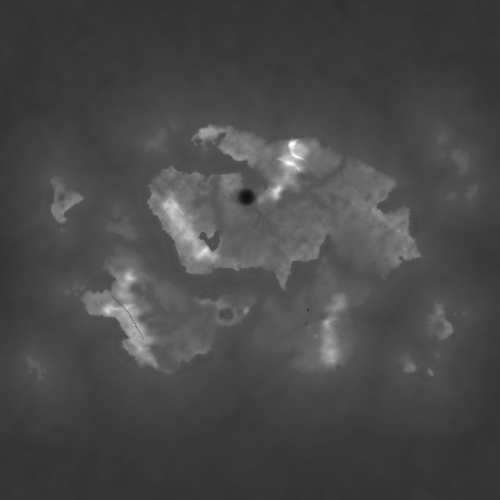
#> input picture Art/World/atlas/hmap.png, 1000 x 1000 px, found by its file name (shown at 1/2 size)
$ python make_chunks.py ../../Art/World/atlas/hmap.png ../../Art/World/atlas/regions.png
#> lines starting #> are read from the running program, lines starting #| are printed output that depends on the picture; after the words box and inside, x2 and y2 are one past the last pixel; in counts of white or black regions, pixels touching at a corner belong together
"""Divide the Lyris map into Genshin-style chunks: regions -> areas -> subareas, each with a release wave."""
import json, sys, numpy as np
from PIL import Image, ImageDraw, ImageFont, ImageFilter
from scipy import ndimage

ATLAS = sys.argv[1]; OUT = sys.argv[2]
N = 1000; M = 25.0  # px, metres per px
hm = np.array(Image.open(f"{ATLAS}/hmap.png").convert("L")).astype(float)
Y = hm * 1.5 - 64
land = Y > 63.5
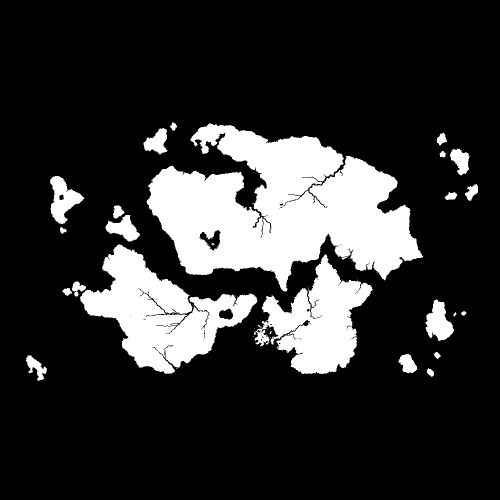
#> land: shape (1000, 1000) bool (shown at 1/2 size); 18.9% white; 44 white regions (21 under 20 px), largest, box (x1, y1, x2, y2) and area: (293, 247, 846, 583) 105637, (160, 489, 515, 748) 40037, (508, 509, 746, 748) 27809
reg = np.array(Image.open(f"{ATLAS}/regions.png"))
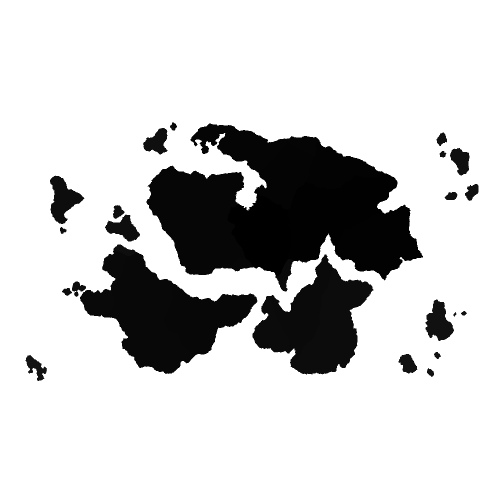
#> input picture Art/World/atlas/regions.png, 1000 x 1000 px, found by its file name (shown at 1/2 size)
#> reg is the input picture: shape (1000, 1000); min 0, max 255, mean 206
xs = (np.arange(N) + 0.5) * M - 12500
X, Z = np.meshgrid(xs, xs)

# Release waves (Genshin-style versions). 1.0 is Moonharbor only.
WAVES = {
    "1.0": "Moonharbor",
    "1.1": "The North Road",
    "1.2": "The River Country",
    "1.3": "The West Mountains",
    "1.4": "The White North",
    "1.5": "The East Cape",
    "2.0": "Saltreach and Greengrace",
    "3.0": "Sunreach",
    "4.0": "The Outer Isles",
}

# (id, name, region, wave, seed X, seed Z, server regions it may take land from)
# Names marked * in the doc are new working names.
SUB = [
    # ---- 1.0 Moonharbor ----
    ("M1", "Moonharbor (the town)",        "Quiet Reach", "1.0",   360, -2340, [0, 4, 6]),
    ("M2", "Keep Hill",                    "Quiet Reach", "1.0",   780, -2620, [0, 4]),
    ("M3", "Wayside Fields",               "Quiet Reach", "1.0",   420, -1750, [0]),
    ("M4", "Mistwater Shore",              "Quiet Reach", "1.0",  -520, -2350, [0, 6]),
    # ---- 1.1 North Road ----
    ("N1", "Observatory Rise",             "Quiet Reach", "1.1",  1350, -3000, [4, 0]),
    ("N2", "The Delvers' Uplands",         "Quiet Reach", "1.1",  1600, -3850, [4, 5]),
    # ---- 1.2 River country (heart of the Reach) ----
    ("R1", "Hollowmere and the Herring Road", "Quiet Reach", "1.2", -500, -1050, [0]),
    ("R2", "The Strait Shore",             "Quiet Reach", "1.2",   650,  -150, [0]),
    ("R3", "The Heartland",                "Quiet Reach", "1.2",  2300, -1700, [1]),
    ("R4", "Glowmere",                     "Quiet Reach", "1.2",  3000, -2700, [1, 3]),
    ("R5", "The Steaming Fields",          "Quiet Reach", "1.2",  3700,  -650, [1]),
    # ---- 1.3 West mountains (region 6) ----
    ("W1", "The Great Lake",               "Quiet Reach", "1.3", -1650, -1900, [6]),
    ("W2", "The Ladder Lakes",             "Quiet Reach", "1.3", -3300, -3300, [6]),
    ("W3", "The Mistwall Coast",           "Quiet Reach", "1.3", -4500, -2200, [6]),
    ("W4", "The Grey Peaks",               "Quiet Reach", "1.3", -2900,  -500, [6]),
    # ---- 1.4 White north (region 5, 3) ----
    ("F1", "The Sisterfjord",              "Quiet Reach", "1.4", -1700, -5700, [5]),
    ("F2", "The Glacier Ridge",            "Quiet Reach", "1.4",  1500, -5000, [5, 4]),
    ("F3", "Skyshoals",                    "Quiet Reach", "1.4",  4300, -4100, [3]),
    # ---- 1.5 East cape (region 1 east, 2) ----
    ("E1", "Elderheart",                   "Quiet Reach", "1.5",  5300, -2600, [1, 3]),
    ("E2", "The High Table",               "Quiet Reach", "1.5",  6500, -1100, [2]),
    ("E3", "The Long Door Cape",           "Quiet Reach", "1.5",  7600,   300, [2]),
    # ---- 2.0 Saltreach and Greengrace ----
    ("S1", "The Crater Lake",              "Greengrace",  "2.0", -1100,  3200, [7]),
    ("S2", "Greengrace Meadows",           "Greengrace",  "2.0", -2500,  2500, [7, 8]),
    ("S3", "The Southern Greenwood",       "Greengrace",  "2.0", -2600,  4400, [7, 8]),
    ("S4", "The Glass Dunes",              "Saltreach",   "2.0", -4200,  1800, [8]),
    ("S5", "The Skyfall Spine",            "Saltreach",   "2.0", -5500,  3700, [8]),
    ("S6", "The Badlands",                 "Saltreach",   "2.0", -4300,  5000, [8]),
    ("S7", "The Hexstone Cape",            "Saltreach",   "2.0", -7300,  1900, [9]),
    # ---- 3.0 Sunreach ----
    ("U1", "The Sunreach Plains",          "Sunreach",    "3.0",  2600,  2400, [10]),
    ("U2", "The Thunder Curtain",          "Sunreach",    "3.0",  1300,  4200, [11, 10]),
    ("U3", "The Sunstair Volcano",         "Sunreach",    "3.0",  4000,  4600, [12]),
    ("U4", "The Jungle Coast",             "Sunreach",    "3.0",  4800,  2600, [12]),
    # ---- 4.0 Outer isles (existing islands on the map) ----
    ("O1", "Westwatch",                    "Outer Isles", "4.0", -9360, -2546, [13]),
    ("O2", "The Birchholms",               "Outer Isles", "4.0", -6400, -1300, [14]),
    ("O3", "Snowcap",                      "Outer Isles", "4.0", -4500, -5500, [15]),
    ("O4", "The Flowerholms",              "Outer Isles", "4.0", 10000, -4400, [16]),
    ("O6", "Blossom Isle",                 "Outer Isles", "4.0",  9429,  3610, [17]),
    ("O7", "The Bamboo Isles",             "Outer Isles", "4.0",  8500,  5700, [18]),
    ("O8", "Glowcap Hollow",               "Outer Isles", "4.0",-10717,  5862, [19]),
]
# The town is an exact box from the gazetteer, not a Voronoi cell.
TOWN = (100, 620, -2565, -2120)

# Sea zones (the boat needs water to sail in). Rectangles in block X, Z; water only.
SEA = [  # (id, name, wave, circles (X, Z, radius m)); water only
    ("H1", "Starfall Bay",      "1.0", [(-180, -2640, 640), (60, -2900, 420)]),
    ("H2", "The Lampwick Gulf", "1.0", [(150, -3450, 700), (-500, -3950, 900), (-1500, -4250, 1000), (-2500, -4450, 950)]),
]

# --- assign land ---
def assign(allowed):
    lab = np.full((N, N), -1, int); best = np.full((N, N), np.inf)
    for i, (cid, name, R, w, sx, sz, regs) in enumerate(SUB):
        if not allowed(i):
            continue
        ok = land & np.isin(reg, regs)
        d = np.hypot(X - sx, Z - sz) + np.where(reg == regs[0], 0, 700)
        d = np.where(ok, d, np.inf)
        m = d < best; lab[m] = i; best[m] = d[m]
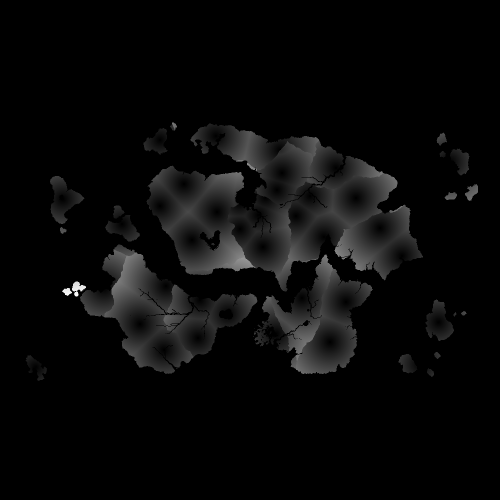
#> best: shape (1000, 1000) float64 (shown at 1/2 size); 81.09% of the values are NaN or infinite; the others: min 4.53, max 4911.9, mean 935.2; drawn with min black, max white, NaN and infinite black
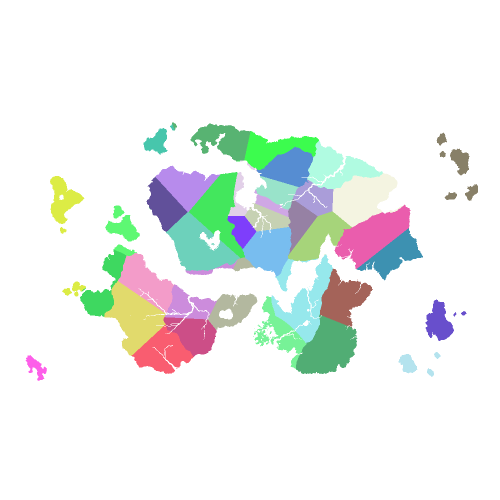
#> lab: shape (1000, 1000) int64 (shown at 1/2 size); 39 distinct labels, from -1 to 38; one colour per label, 0 black, -1 white
#> ok: shape (1000, 1000) bool; 0.09% white; 1 white region, box (x1, y1, x2, y2) and area: (51, 710, 94, 762) 943
    rest = land & (lab < 0)
#> rest: shape (1000, 1000) bool; every value is 0
    if rest.any():
        idx = ndimage.distance_transform_edt(lab < 0, return_distances=False, return_indices=True)
        lab[rest] = lab[idx[0][rest], idx[1][rest]]
    return lab
lab = assign(lambda i: SUB[i][0] != "M1")
# Moonharbor (1.0) stays small: its chunks keep only land within 2 km of the town square.
far = np.hypot(X - 300, Z + 2300) > 2000
other = assign(lambda i: SUB[i][3] != "1.0")
#> after the loop in assign (call 2), `for i, (cid, name, R, w, sx, sz, regs) in enumerate(SUB):`: lab: shape (1000, 1000) int64; 36 distinct labels, from -1 to 38
is10 = np.isin(lab, [i for i, t in enumerate(SUB) if t[3] == "1.0"])
#> is10: shape (1000, 1000) bool; 0.55% white; 6 white regions (2 under 20 px), largest, box (x1, y1, x2, y2) and area: (505, 380, 581, 459) 2883, (456, 344, 520, 453) 1942, (507, 433, 541, 463) 547, (494, 325, 511, 340) 85
lab[is10 & far] = other[is10 & far]
#> lab: shape (1000, 1000) int64; 39 distinct labels, from -1 to 38
# the town is an exact box from the gazetteer
tm = land & (X >= TOWN[0]) & (X <= TOWN[1]) & (Z >= TOWN[2]) & (Z <= TOWN[3])
#> tm: shape (1000, 1000) bool; 0.03% white; 1 white region, box (x1, y1, x2, y2) and area: (505, 397, 525, 415) 273
lab[tm] = 0
#> lab: shape (1000, 1000) int64; 40 distinct labels, from -1 to 38

sea_lab = np.full((N, N), -1, int)
for j, (sid, name, w, circles) in enumerate(SEA):
    inside = np.zeros((N, N), bool)
    for cx, cz, rad in circles:
        inside |= np.hypot(X - cx, Z - cz) <= rad
    m = (~land) & inside & (sea_lab < 0)
    sea_lab[m] = j
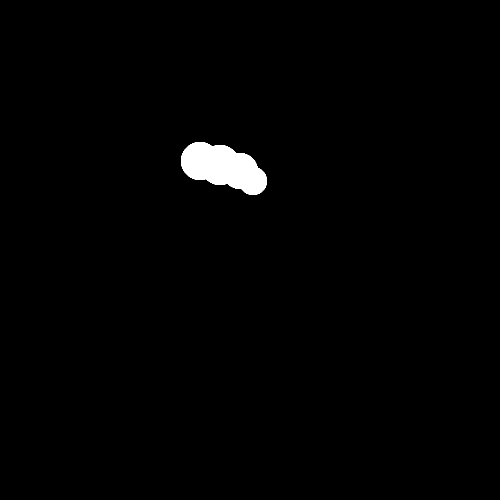
#> inside: shape (1000, 1000) bool (shown at 1/2 size); 1.2% white; 1 white region, box (x1, y1, x2, y2) and area: (362, 284, 534, 390) 11641
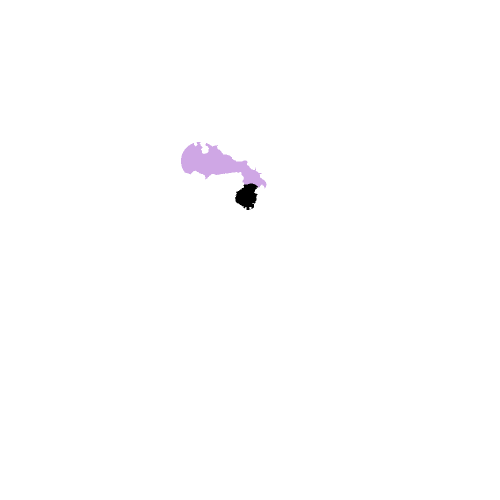
#> sea_lab: shape (1000, 1000) int64 (shown at 1/2 size); 3 distinct labels, from -1 to 1; one colour per label, 0 black, -1 white

# --- stats ---
px_km2 = (M * M) / 1e6
rows = []
for i, (cid, name, R, w, sx, sz, regs) in enumerate(SUB):
    m = lab == i
    if not m.any():
        print("EMPTY", cid); continue
    rows.append(dict(id=cid, name=name, region=R, wave=w, wave_name=WAVES[w],
                     land_km2=round(m.sum() * px_km2, 2),
                     centre=[int(X[m].mean()), int(Z[m].mean())],
                     bbox=[int(X[m].min()), int(X[m].max()), int(Z[m].min()), int(Z[m].max())]))
#> after the loop, rows = 39 items
for j, (sid, name, w, r) in enumerate(SEA):
    m = sea_lab == j
    rows.append(dict(id=sid, name=name, region="Quiet Reach (sea)", wave=w, wave_name=WAVES[w],
                     water_km2=round(m.sum() * px_km2, 2), circles=r))
#> after the loop, rows = 41 items
json.dump(dict(scale="1 px = 25 m; ids in chunks.png: land = index+1, sea = 100+index, 0 = none",
               waves=WAVES, town_box=TOWN, chunks=rows), open(f"{OUT}/chunks.json", "w"), indent=1)

# id mask for the game (same 1000 px grid as the atlas)
mask = np.zeros((N, N), np.uint8)
mask[lab >= 0] = (lab[lab >= 0] + 1).astype(np.uint8)
mask[sea_lab >= 0] = (100 + sea_lab[sea_lab >= 0]).astype(np.uint8)
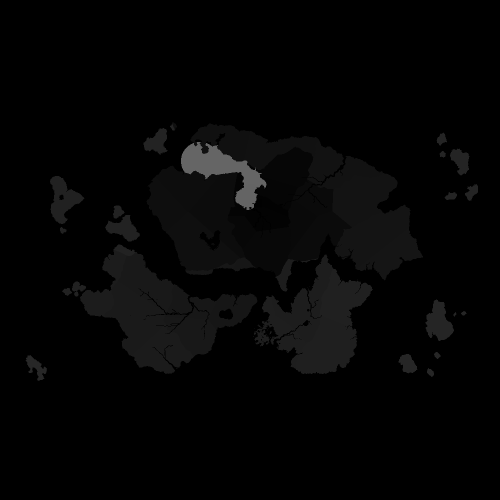
#> mask: shape (1000, 1000) (shown at 1/2 size); min 0, max 101, mean 4.7
Image.fromarray(mask).save(f"{OUT}/chunks.png")

tot = {}
for r in rows:
    tot.setdefault(r["wave"], [0, 0])
    tot[r["wave"]][0] += r.get("land_km2", 0); tot[r["wave"]][1] += r.get("water_km2", 0)
#> this loop made 41 passes
#> after the loop, tot = 9 items
for w, (a, b) in sorted(tot.items()):
    print(w, WAVES[w], f"land {a:.1f} km2", f"water {b:.1f} km2" if b else "")
#> this loop made 9 passes
#> (w, a, b) on passes 1 to 9: ('1.0', 3.41, 5.3), ('1.1', 5.18, 0), ('1.2', 13.19, 0), ('1.3', 16.97, 0), ('1.4', 11.08, 0), ('1.5', 14.7, 0), ('2.0', 25.57, 0), ('3.0', 18.1, 0), ('4.0', 9.97, 0)
#| 1.0 Moonharbor land 3.4 km2 water 5.3 km2
#| 1.1 The North Road land 5.2 km2
#| 1.2 The River Country land 13.2 km2
#| 1.3 The West Mountains land 17.0 km2
#| 1.4 The White North land 11.1 km2
#| 1.5 The East Cape land 14.7 km2
#| 2.0 Saltreach and Greengrace land 25.6 km2
#| 3.0 Sunreach land 18.1 km2
#> (further printed lines are left out)
for r in rows:
    print(r["id"], r["name"], r.get("land_km2", r.get("water_km2")), r.get("centre", ""))
np.save(f"{OUT}/lab.npy", lab); np.save(f"{OUT}/sea.npy", sea_lab)
